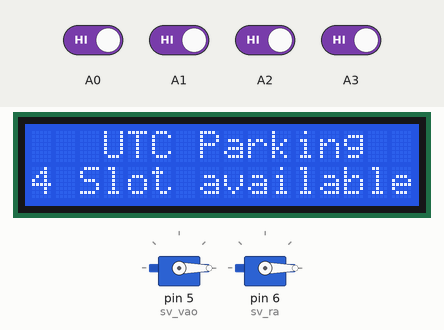
A sketch run on a simulated Arduino Uno, built with avr-gcc and run on an emulated ATmega328P. Shown: 16×2 character LCD, 2 × servo. The inputs (shaded band) are chosen by the test bench; at power-on: A0–3 HIGH.

Above: at 3.6 s.
3.7 s: A0 driven LOW
At 4.9 s:
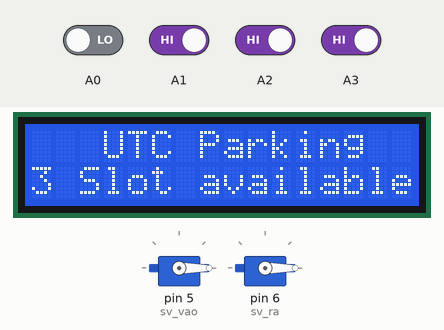
5.2 s: A1 driven LOW
At 6.4 s:
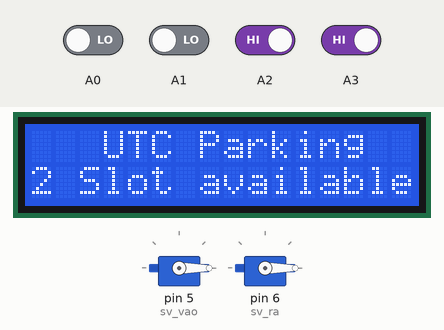
6.7 s: A2 driven LOW
At 7.2 s:
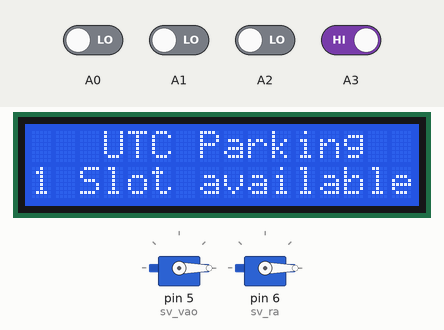
8.2 s: A3 driven LOW
At 9.6 s:
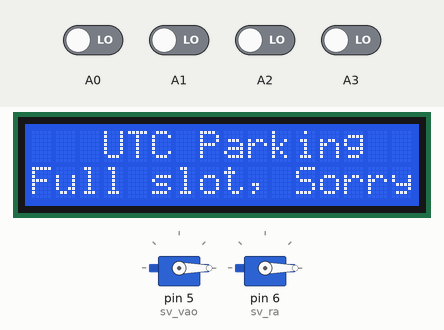
11.2 s: A0 driven HIGH
At 11.5 s:
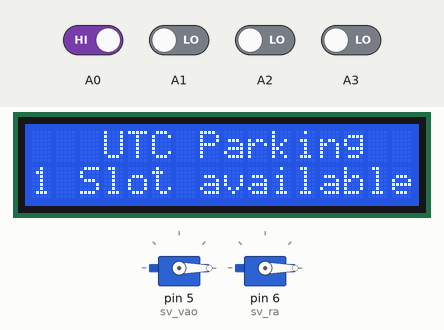
Timing chart, 0 to 13.7 s (numbered marks = the images above; inputs shaded):
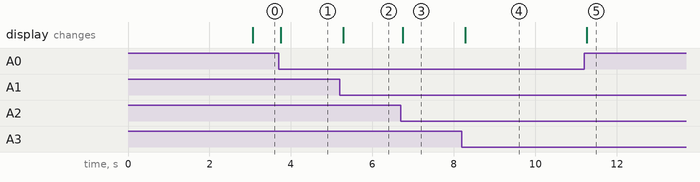

The sketch:

arduino_uart.ino
```cpp
//softserial
#include <SoftwareSerial.h>
const byte RX = 2;
const byte TX = 3;
SoftwareSerial mySerial = SoftwareSerial(RX, TX);

//lcd, cảm biến
#include <Wire.h>
#include <LiquidCrystal_I2C.h>
LiquidCrystal_I2C lcd(0x27, 16, 2);
int a = 0 , b = 0, c = 0, d = 0;
int count = 0;
long err = 0;

//rfid
#include <SPI.h>
#include <MFRC522.h>
#include <Servo.h>

#define RST_PIN         9
#define SS_RA         8           // Configurable, see typical pin layout above
#define SS_VAO         10          // Configurable, see typical pin layout above

//servo
Servo sv_vao, sv_ra;
int temp;
int dem = 0;
String sv;
MFRC522 mfrc522_vao(SS_VAO, RST_PIN);   // Create mfrc522_ra instance.
MFRC522 mfrc522_ra(SS_RA, RST_PIN);   // Create mfrc522_ra instance.
String UIDSend = "";

long prevTime = 0;

void setup()
{
  // initialize the LCD
  Serial.begin(115200);
  mySerial.begin(115200);
  lcd.init();
  lcd.backlight();

  // initialize the RFID
  while (!Serial);    // Do nothing if no serial port is opened (added for Arduinos based on ATMEGA32U4)
  while (!mySerial);
  SPI.begin();        // Init SPI bus

  //rfid_vao
  mfrc522_vao.PCD_Init(); // Init mfrc522_vao card
  sv_vao.attach(5);
  sv_vao.write(0);
  //rfid_ra
  mfrc522_ra.PCD_Init(); // Init mfrc522_vao card
  sv_ra.attach(6);
  sv_ra.write(0);
}

void loop()
{
  if (millis() - err >= 3000) {
    hien_thi();
  }
  read_ESP();
  stop_servo();
  the_vao();
  the_ra();
}

void read_ESP() {
  if (mySerial.available() > 0)
  {
    temp = mySerial.read();
    if (temp < 5 && temp > 0) sv.concat(temp);
    if (sv != "") Serial.println(sv);
  }
  if (sv.startsWith((String)'1'))
  {
    sv_vao.write(100);
    sv = "";
    prevTime = millis();
  }
  else if (sv.startsWith((String)'2'))
  {
    sv_ra.write(100);
    sv = "";
    prevTime = millis();
  }
  else if (sv.startsWith((String)'3'))
  {
    lcd.clear();
    lcd.setCursor(0, 1);
    lcd.print("Unavailable UID");
    sv = "";
    err = millis();
  }
  else if (sv.startsWith((String)'4'))
  {
    lcd.clear();
    lcd.setCursor(0, 1);
    lcd.print("Unavaible car");
    sv = "";
    err = millis();
  }
}

void stop_servo() {
  if (millis() - prevTime >= 3000 && sv_vao.read() == 100) {
    sv_vao.write(0);
  }
  if (millis() - prevTime >= 3000 && sv_ra.read() == 100) {
    sv_ra.write(0);
  }
}

void the_vao() {
  // Look for new cards
  if ( ! mfrc522_vao.PICC_IsNewCardPresent())
    return;
  // Select one of the cards
  if ( ! mfrc522_vao.PICC_ReadCardSerial())
    return;
  String content = "ci";
  for (int i = 0; i < mfrc522_vao.uid.size; i++)
  {
    content.concat(String(mfrc522_vao.uid.uidByte[i], HEX));
  }
  content.toUpperCase();
  sendUID(content);
  mfrc522_vao.PICC_HaltA();
  mfrc522_vao.PCD_StopCrypto1();
}

void the_ra() {
  // Look for new cards
  if ( ! mfrc522_ra.PICC_IsNewCardPresent())
    return;
  // Select one of the cards
  if ( ! mfrc522_ra.PICC_ReadCardSerial())
    return;
  String content = "co";
  for (int i = 0; i < mfrc522_ra.uid.size; i++)
  {
    content.concat(String(mfrc522_ra.uid.uidByte[i], HEX));
  }
  content.toUpperCase();
  sendUID(content);
  mfrc522_ra.PICC_HaltA();
  mfrc522_ra.PCD_StopCrypto1();
}

void sendUID(String content) {
  UIDSend = "";
  UIDSend = content;
  Serial.print("Send to ESP: ");
  Serial.println(UIDSend);
  Serial.flush();
  mySerial.println(UIDSend);
  mySerial.flush();
}

void hien_thi() {
  if (digitalRead(A3) == 0)
  {
    a = 1;
  }
  else
  {
    a = 0;
  }

  if (digitalRead(A2) == 0)
  {
    b = 1;
  }
  else
  {
    b = 0;
  }
  if (digitalRead(A1) == 0)
  {
    c = 1;
  }
  else
  {
    c = 0;
  }

  if (digitalRead(A0) == 0)
  {
    d = 1;
  }
    else
    {
      d = 0;
    }

    count = a + b + c + d;

    if (count == 4)
    {
      lcd.setCursor(0, 1);
      lcd.print("Full slot, Sorry");
    }
    else
    {
      lcd.setCursor(0, 1);
      lcd.print(4 - count);
      lcd.print(" Slot available");
    }

    lcd.setCursor(3, 0);
    lcd.print("UTC Parking");
  }
```

Arduino2ESP.cpp
```cpp

```

Arduino2Module.cpp
```cpp

```

Measured:
- after the input at 3.7 s, the display: changes after 0.05 s (image 1)
- after the input at 5.2 s, the display: changes after 0.08 s (image 2)
- after the input at 6.7 s, the display: changes at once (image 3)
- after the input at 8.2 s, the display: changes after 0.07 s (image 4)
- after the input at 11.2 s, the display: changes after 0.07 s (image 5)
